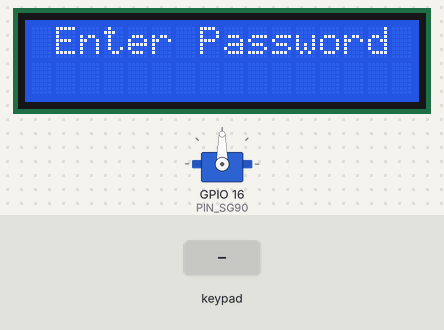
The program below on a simulated ESP32. Shown: servo, 16×2 character LCD. The test bench sets the inputs (shaded band). What the program prints to the serial monitor is not drawn.

Above: at 3.2 s.
3.3 s: keypad keys 1 2 3 4 5 pressed 0.4 s apart
At 5.9 s:
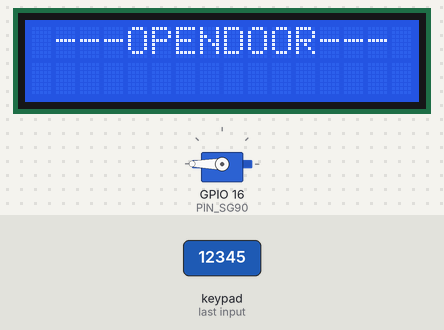
6.8 s: keypad keys * # 0 2 # # pressed 0.4 s apart
At 12.0 s:
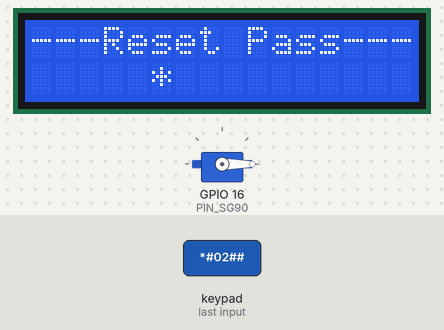
12.1 s: keypad keys * # 0 1 # A pressed 0.4 s apart
At 14.0 s:
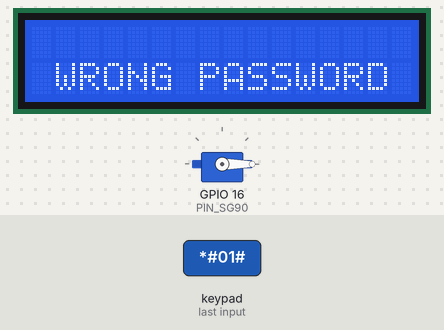
16.0 s: key 'A' pressed
At 17.4 s:
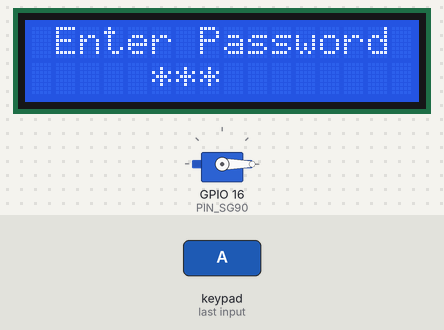
17.7 s: keypad keys * # 0 1 # # pressed 0.4 s apart
At 21.3 s:
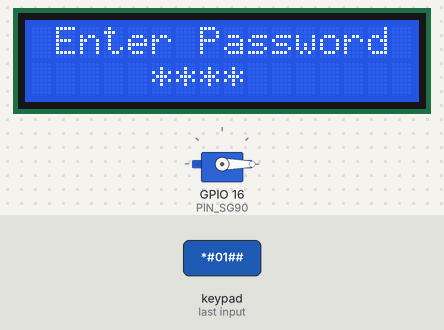
21.6 s: key 'B' pressed
At 24.2 s:
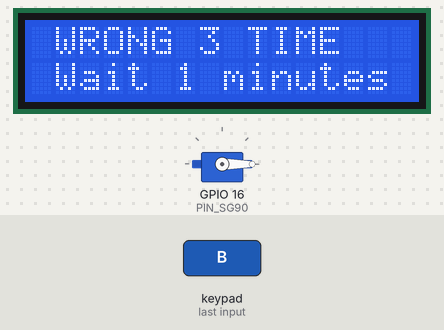
Timing chart, 0 to 25.7 s (numbered marks = the images above; inputs shaded):
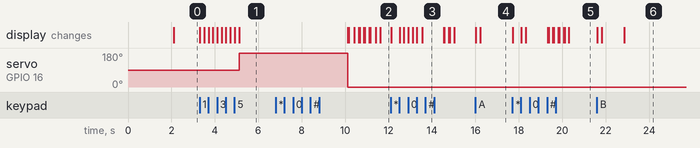

Measured:
- after the input at 3.3 s, servo on GPIO 16 (PIN_SG90): 90° → 180° after 1.8 s; the display: first changes at once (image 1 shows a later state)
- after the input at 6.8 s, the display: first differs from a run without the input after 3.4 s (image 2 shows a later state)
- after the input at 12.1 s, the display: first changes at once (image 3 shows a later state)
- after the input at 16.0 s, the display: first changes at once (image 4 shows a later state)
- after the input at 17.7 s, the display: changes at once (image 5)
- after the input at 21.6 s, the display: first changes at once (image 6 shows a later state)

The program:

main.cpp
```cpp
#include <Arduino.h>

#include <LiquidCrystal_I2C.h> //Thu vien lcd
#include <Keypad.h>
#include <ESP32Servo.h>
#include <EEPROM.h>

#define PIN_SG90 16 // Output pin used

unsigned char index_t = 0;
unsigned char error_in = 0;

// init keypad
const byte ROWS = 4; // four rows
const byte COLS = 4; // four columns

char hexaKeys[ROWS][COLS] = {
    {'1', '2', '3', 'A'},
    {'4', '5', '6', 'B'},
    {'7', '8', '9', 'C'},
    {'*', '0', '#', 'D'}};
byte rowPins[ROWS] = {14, 27, 26, 25}; // connect to the row pinouts of the keypad
byte colPins[COLS] = {33, 32, 18, 19}; // connect to the column pinouts of the keypad

int addr = 0;
char password[6] = "12345";
char pass_def[6] = "12345";
char mode_changePass[6] = "*#01#";
char mode_resetPass[6] = "*#02#";

char data_input[6];
char new_pass1[6];
char new_pass2[6];

unsigned char in_num = 0, error_pass = 0, isMode = 0;
LiquidCrystal_I2C lcd(0x27, 16, 2);
Keypad keypad = Keypad(makeKeymap(hexaKeys), rowPins, colPins, ROWS, COLS);
Servo sg90;

void writeEpprom(char data[])
{
    unsigned char i = 0;
    for (i = 0; i < 5; i++)
    {
        EEPROM.write(i, data[i]);
    }
    EEPROM.commit();
}

void readEpprom()
{
    unsigned char i = 0;
    for (i = 0; i < 5; i++)
    {
        password[i] = EEPROM.read(i);
    }
}

void clear_data_input() // xoa gia tri nhap vao hien tai
{
    int i = 0;
    for (i = 0; i < 6; i++)
    {
        data_input[i] = '\0';
    }
}

unsigned char isBufferdata(char data[]) // Kiem tra buffer da co gia tri chua
{
    unsigned char i = 0;
    for (i = 0; i < 5; i++)
    {
        if (data[i] == '\0')
        {
            return 0;
        }
    }
    return 1;
}

bool compareData(char data1[], char data2[]) // Kiem tra 2 cai buffer co giong nhau hay khong
{
    unsigned char i = 0;
    for (i = 0; i < 5; i++)
    {
        if (data1[i] != data2[i])
        {
            return false;
        }
    }
    return true;
}

void insertData(char data1[], char data2[]) // Gan buffer 2 cho buffer 1
{
    unsigned char i = 0;
    for (i = 0; i < 5; i++)
    {
        data1[i] = data2[i];
    }
}

void getData() // Nhan buffer tu ban phim
{
    char key = keypad.getKey(); // Doc gia tri ban phim
    if (key)
    {
        // Serial.println("key != 0");
        if (in_num == 0)
        {
            data_input[0] = key;
            lcd.setCursor(5, 1);
            lcd.print(data_input[0]);
            delay(200);
            lcd.setCursor(5, 1);
            lcd.print("*");
        }
        if (in_num == 1)
        {
            data_input[1] = key;
            lcd.setCursor(6, 1);
            lcd.print(data_input[1]);
            delay(200);
            lcd.setCursor(6, 1);
            lcd.print("*");
        }
        if (in_num == 2)
        {
            data_input[2] = key;
            lcd.setCursor(7, 1);
            lcd.print(data_input[2]);
            delay(200);
            lcd.setCursor(7, 1);
            lcd.print("*");
        }
        if (in_num == 3)
        {
            data_input[3] = key;
            lcd.setCursor(8, 1);
            lcd.print(data_input[3]);
            delay(200);
            lcd.setCursor(8, 1);
            lcd.print("*");
        }
        if (in_num == 4)
        {
            data_input[4] = key;
            lcd.setCursor(9, 1);
            lcd.print(data_input[4]);
            delay(200);
            lcd.setCursor(9, 1);
            lcd.print("*");
        }
        if (in_num == 4)
        {
            Serial.println(data_input);
            in_num = 0;
        }
        else
        {
            in_num++;
        }
    }
}

void checkPass() // kiem tra password
{
    getData();
    if (isBufferdata(data_input))
    {
        if (compareData(data_input, password)) // Dung pass
        {
            lcd.clear();
            clear_data_input();
            index_t = 3;
        }
        else if (compareData(data_input, mode_changePass))
        {
            // Serial.print("mode_changePass");
            lcd.clear();
            clear_data_input();
            index_t = 1;
        }
        else if (compareData(data_input, mode_resetPass))
        {
            // Serial.print("mode_resetPass");
            lcd.clear();
            clear_data_input();
            index_t = 2;
        }
        else
        {
            if (error_pass == 2)
            {
                clear_data_input();
                lcd.clear();
                index_t = 4;
            }
            Serial.print("Error");
            lcd.clear();
            lcd.setCursor(1, 1);
            lcd.print("WRONG PASSWORD");
            clear_data_input();
            error_pass++;
            delay(1000);
            lcd.clear();
        }
    }
}

void openDoor()
{
    lcd.clear();
    lcd.setCursor(1, 0);
    lcd.print("---OPENDOOR---");
    sg90.write(180);
    delay(5000);
    sg90.write(0);
    lcd.clear();
    index_t = 0;
}

void error()
{
    lcd.clear();
    lcd.setCursor(1, 0);
    lcd.print("WRONG 3 TIME");
    lcd.setCursor(1, 1);
    lcd.print("Wait 1 minutes");
    unsigned char minute = 0;
    unsigned char i = 30;
    while (i > 0)
    {
        if (i == 1 && minute > 0)
        {
            minute--;
            i = 59;
        }
        if (i == 1 && minute == 0)
        {
            break;
        }
        i--;
        delay(1000);
    }
    lcd.clear();
    index_t = 0;
}

void changePass() // Thay doi pass
{
    lcd.setCursor(0, 0);
    lcd.print("-- Change Pass --");
    delay(3000);
    lcd.setCursor(0, 0);
    lcd.print("--- New Pass ---");
    while (1)
    {
        getData();
        if (isBufferdata(data_input))
        {
            insertData(new_pass1, data_input);
            clear_data_input();
            break;
        }
    }
    lcd.clear();
    lcd.setCursor(0, 0);
    lcd.print("---- AGAIN ----");
    while (1)
    {
        getData();
        if (isBufferdata(data_input))
        {
            insertData(new_pass2, data_input);
            clear_data_input();
            break;
        }
    }
    delay(1000);
    if (compareData(new_pass1, new_pass2))
    {
        lcd.clear();
        lcd.setCursor(0, 0);
        lcd.print("--- Success ---");
        delay(1000);
        writeEpprom(new_pass2);
        insertData(password, new_pass2);
        lcd.clear();
        index_t = 0;
    }
    else
    {
        lcd.clear();
        lcd.setCursor(0, 0);
        lcd.print("-- Mismatched --");
        delay(1000);
        lcd.clear();
        index_t = 0;
    }
}

void resetPass()
{
    unsigned char choise = 0;
    // Serial.println("Pass reset");
    lcd.setCursor(0, 0);
    lcd.print("---Reset Pass---");
    getData();
    if (isBufferdata(data_input))
    {
        if (compareData(data_input, password))
        {
            lcd.clear();
            clear_data_input();
            while (1)
            {
                lcd.setCursor(0, 0);
                lcd.print("---Reset Pass---");
                char key = keypad.getKey();
                if (choise == 0)
                {
                    lcd.setCursor(0, 1);
                    lcd.print(">");
                    lcd.setCursor(2, 1);
                    lcd.print("YES");
                    lcd.setCursor(9, 1);
                    lcd.print(" ");
                    lcd.setCursor(11, 1);
                    lcd.print("NO");
                }
                if (choise == 1)
                {
                    lcd.setCursor(0, 1);
                    lcd.print(" ");
                    lcd.setCursor(2, 1);
                    lcd.print("YES");
                    lcd.setCursor(9, 1);
                    lcd.print(">");
                    lcd.setCursor(11, 1);
                    lcd.print("NO");
                }
                if (key == '*')
                {
                    if (choise == 1)
                    {
                        choise = 0;
                    }
                    else
                    {
                        choise++;
                    }
                }
                if (key == '#' && choise == 0)
                {
                    lcd.clear();
                    delay(1000);
                    writeEpprom(pass_def);
                    insertData(password, pass_def);
                    lcd.setCursor(0, 0);
                    lcd.print("---Reset ok---");
                    delay(1000);
                    lcd.clear();
                    break;
                }
                if (key == '#' && choise == 1)
                {
                    lcd.clear();
                    break;
                }
            }
            index_t = 0;
        }
        else
        {
            index_t = 0;
            lcd.clear();
        }
    }
}

void setup()
{
    Serial.begin(9600);
    sg90.setPeriodHertz(50);
    sg90.attach(PIN_SG90, 500, 2400);
    lcd.init();
    lcd.backlight();
    lcd.print("   SYSTEM INIT   ");
    delay(2000);
    lcd.clear();

    Serial.print("PASSWORK: ");
    Serial.println(password);
}

void loop()
{
    lcd.setCursor(1, 0);
    lcd.print("Enter Password");
    checkPass();

    while (index_t == 1)
    {
        changePass();
    }

    while (index_t == 2)
    {
        resetPass();
    }

    while (index_t == 3)
    {
        openDoor();
        error_pass = 0;
    }

    while (index_t == 4)
    {
        error();
        error_pass = 0;
    }
}
```
